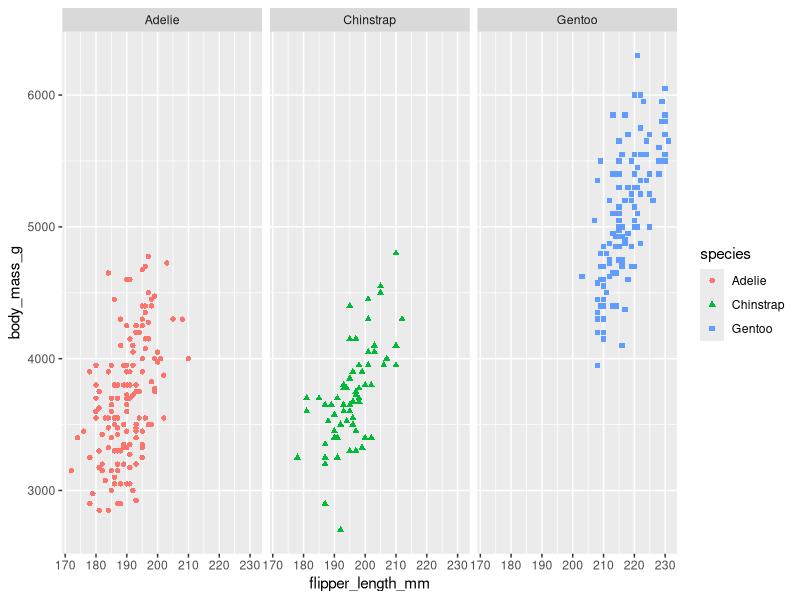
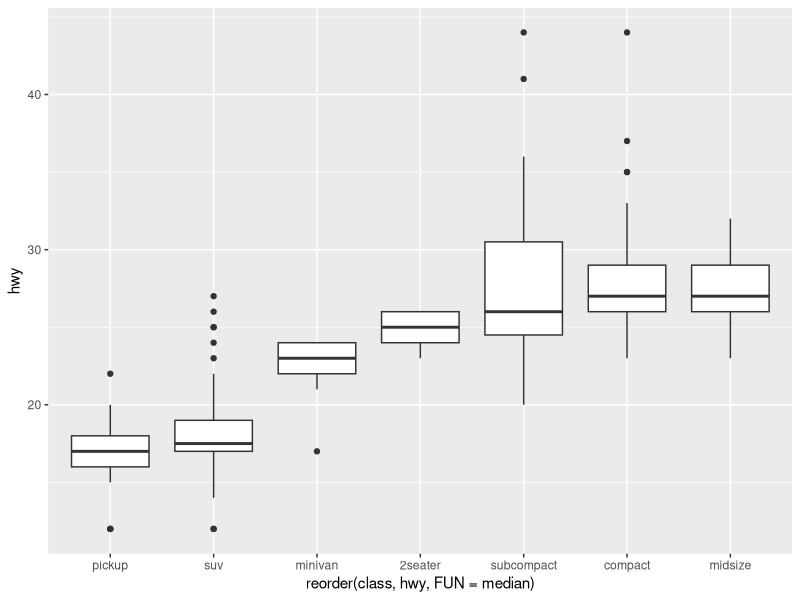

Reproduce these figures in R, in order.
# Data Analysis With R --- GOOGLE

library(palmerpenguins)
library(tidyverse)
library(lubridate)

#Working with dates
ymd("20210220")  # converting the strings into Y-M-D format
mdy("jan 20 2021") # this is actually very cool.
mdy("mar twenty 2021")
mdy("feb 15 1997")
mdy_hms("feb 15 1997 06:30:30") # adding time too.
now() %>% as_date() # will convert date-time to date
file.create("aaqib.csv") # to create an empty csv file,inyour current wd.
getwd()

#using Pipe Operator
new_df <- ToothGrowth %>%  filter(dose == 0.5) %>% 
  group_by(supp) %>% # here we first filter it,then group it and
  arrange(len)  %>%     # then arrange in the decreasing order 
  summarise(mean_len= mean(len,na.rm=T),.group="drop") #then summarise.

ggplot(data = penguins) + geom_point(aes(
  x = flipper_length_mm,
  y = body_mass_g,
  color = species,
  shape = species
)) + facet_wrap(~species)

ggplot(data = mpg) +
  geom_boxplot(
    mapping = aes(
      x = reorder(class, hwy, FUN = median),
      y = hwy
    )
  )





